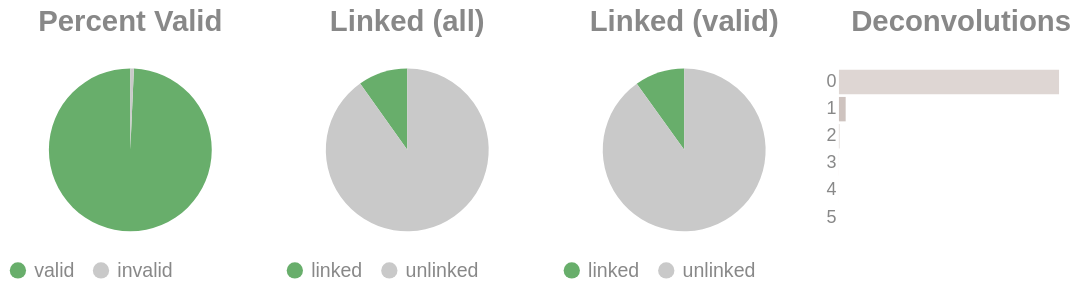

Write notebook code for a chart like this one.
### Code cell
if SKIPLR:
    pass
else:
    clash = Counter()
    for i in valids['molecule'].to_list():
        _mol = i.split("-")
        if len(_mol) == 1:
            clash.update('0')
        else:
            clash.update(_mol[-1])

    _d = {"deconvolutions": [], 'count': []}
    for k,v in clash.items():
        _d['deconvolutions'].append(k)
        _d['count'].append(v)

    tot_valid = valids['reads'].sum()
    mask = valids['reads'] >= 2
    n_linked_reads = valids.filter(mask)['reads'].sum()
    if n_linked_reads == 0:
        print_html("No linked molecules (>=2 reads) were detected; skipping linked-only distributions.")
        SKIPLR = True
    else:
        perc_valid = round(tot_valid / n_reads, 4)
        linked_perc_abs = round(n_linked_reads / n_reads, 4)
        linked_perc = round(n_linked_reads / tot_valid, 4)

    _valid = pl.DataFrame({"valids": ['valid', 'invalid'], "count": [tot_valid, n_reads - tot_valid]})
    _linked_abs = pl.DataFrame({"linked (absolute)": ['linked', 'unlinked'], "count": [n_linked_reads, n_reads - n_linked_reads]})
    _linked_rel = pl.DataFrame({"linked (valids)": ['linked', 'unlinked'], "count": [n_linked_reads, tot_valid - n_linked_reads]})

    (
        alt.hconcat(
            piechart(_valid, goodval = 'valid', title = "Percent Valid"),
            piechart(_linked_abs, goodval = "linked", title =  "Linked (all)"),
            piechart(_linked_rel, goodval = "linked", title =  "Linked (valid)"),
            convolutionbar(pl.DataFrame(_d), title = "Deconvolutions"),
            center = True,
            bounds = 'flush'
        )
        .resolve_scale(color='independent')
        .resolve_legend('independent')
        .properties(usermeta={'embedOptions': {"actions": False}})
    ).display()

### Figure 1 — Vega-Lite specification as saved in the notebook (floating-point values rounded to 4 significant figures)
{"width": "container", "height": 400, "config": {"title": {"anchor": "start", "dy": -15, "fontSize": 18, "color": "#888888", "subtitleColor": "#888888", "subtitleFontSize": 14}, "arc": {"fill": "#0072B2"}, "axis": {"domainColor": "#888888", "domainWidth": 0.5, "gridWidth": 0.2, "grid": false, "titleFontWeight": 400, "titleFontSize": 15, "labelFontSize": 11, "labelColor": "#888888", "tickColor": "#888888", "tickWidth": 0.2, "titleColor": "#888888"}, "axisBand": {"grid": false}, "axisX": {"grid": true, "tickSize": 10, "domainCap": "round"}, "axisY": {"domain": false, "grid": true, "tickSize": 0, "domainCap": "round"}, "background": "transparent", "header": {"labelFontSize": 15, "labelColor": "#888888", "titleFontSize": 15, "titleFontWeight": 600, "titleColor": "#888888"}, "legend": {"labelFont": "sans-serif", "labelFontSize": 12, "labelColor": "#888888", "symbolSize": 100, "symbolType": "circle", "titleFontSize": 12, "titlePadding": 10, "titleColor": "#888888", "title": null}, "range": {"category": ["#E69F00", "#56B4E9", "#009E73", "#F0E442", "#0072B2", "#D55E00", "#CC79A7", "#000000"], "diverging": ["#cfe8f3", "#a2d4ec", "#73bfe2", "#46abdb", "#1696d2", "#12719e"]}, "area": {"fill": "#0072B2", "fillOpacity": 0.7, "line": true, "strokeOpacity": 0.7}, "line": {"color": "#0072B2", "stroke": "#0072B2", "strokeWidth": 2}, "trail": {"color": "#0072B2", "stroke": "#0072B2", "strokeWidth": 0, "size": 1}, "point": {"filled": true, "fillOpacity": 1.0, "size": 95}, "text": {"color": "#888888", "fontSize": 11, "align": "right", "fontWeight": 400, "size": 11}, "bar": {"fill": "#0072B2", "stroke": null}, "view": {"stroke": null, "continuousWidth": 660, "continuousHeight": 400}}, "hconcat": [{"data": {"name": "data-34ee2e96fc7a722972096dd6da270a7e"}, "mark": {"type": "arc"}, "encoding": {"color": {"field": "valids", "legend": {"orient": "bottom", "title": null}, "scale": {"domain": ["valid", "invalid"], "range": ["#68ae6b", "#C9C9C9"]}, "title": "Valids", "type": "nominal"}, "theta": {"field": "count", "type": "quantitative"}, "tooltip": [{"field": "valids", "title": "Valids", "type": "ordinal"}, {"field": "percent", "format": ".2%", "title": "Percent", "type": "quantitative"}, {"field": "count", "title": "Count", "type": "quantitative"}]}, "height": 100, "title": {"text": "Percent Valid", "align": "center", "anchor": "middle"}, "transform": [{"calculate": "datum.count / 4451406", "as": "percent"}], "width": 150}, {"data": {"name": "data-04b2dea60d3179f68f2965d3d6156f4d"}, "mark": {"type": "arc"}, "encoding": {"color": {"field": "linked (absolute)", "legend": {"orient": "bottom", "title": null}, "scale": {"domain": ["linked", "unlinked"], "range": ["#68ae6b", "#C9C9C9"]}, "title": "Linked (Absolute)", "type": "nominal"}, "theta": {"field": "count", "type": "quantitative"}, "tooltip": [{"field": "linked (absolute)", "title": "Linked (Absolute)", "type": "ordinal"}, {"field": "percent", "format": ".2%", "title": "Percent", "type": "quantitative"}, {"field": "count", "title": "Count", "type": "quantitative"}]}, "height": 100, "title": {"text": "Linked (all)", "align": "center", "anchor": "middle"}, "transform": [{"calculate": "datum.count / 4451406", "as": "percent"}], "width": 150}, {"data": {"name": "data-a956a0a3ef519008334a578940f82cd9"}, "mark": {"type": "arc"}, "encoding": {"color": {"field": "linked (valids)", "legend": {"orient": "bottom", "title": null}, "scale": {"domain": ["linked", "unlinked"], "range": ["#68ae6b", "#C9C9C9"]}, "title": "Linked (Valids)", "type": "nominal"}, "theta": {"field": "count", "type": "quantitative"}, "tooltip": [{"field": "linked (valids)", "title": "Linked (Valids)", "type": "ordinal"}, {"field": "percent", "format": ".2%", "title": "Percent", "type": "quantitative"}, {"field": "count", "title": "Count", "type": "quantitative"}]}, "height": 100, "title": {"text": "Linked (valid)", "align": "center", "anchor": "middle"}, "transform": [{"calculate": "datum.count / 4420117", "as": "percent"}], "width": 150}, {"data": {"name": "data-3c5124e0419b87d7fa49cc49c6b64358"}, "mark": {"type": "bar"}, "encoding": {"color": {"field": "deconvolutions", "legend": null, "scale": {"scheme": "lightgreyred"}, "type": "nominal"}, "tooltip": [{"field": "deconvolutions", "title": "Deconvolutions", "type": "ordinal"}, {"field": "percent", "format": ".2%", "title": "Percent", "type": "quantitative"}, {"field": "count", "title": "Count", "type": "quantitative"}], "x": {"axis": null, "field": "count", "type": "quantitative"}, "y": {"field": "deconvolutions", "sort": "ascending", "title": null, "type": "nominal"}}, "height": 100, "title": {"text": "Deconvolutions", "align": "center", "anchor": "middle"}, "transform": [{"calculate": "datum.count / 4184932", "as": "percent"}], "width": 150}], "bounds": "flush", "center": true, "resolve": {"legend": {"angle": "independent"}, "scale": {"color": "independent"}}, "usermeta": {"embedOptions": {"actions": false}}, "$schema": "https://vega.github.io/schema/vega-lite/v6.1.0.json", "datasets": {"data-34ee2e96fc7a722972096dd6da270a7e": [{"valids": "valid", "count": 4420117}, {"valids": "invalid", "count": 31289}], "data-04b2dea60d3179f68f2965d3d6156f4d": [{"linked (absolute)": "linked", "count": 437257}, {"linked (absolute)": "unlinked", "count": 4014149}], "data-a956a0a3ef519008334a578940f82cd9": [{"linked (valids)": "linked", "count": 437257}, {"linked (valids)": "unlinked", "count": 3982860}], "data-3c5124e0419b87d7fa49cc49c6b64358": [{"deconvolutions": "0", "count": 4053774}, {"deconvolutions": "1", "count": 123976}, {"deconvolutions": "2", "count": 6659}, {"deconvolutions": "3", "count": 469}, {"deconvolutions": "4", "count": 51}, {"deconvolutions": "5", "count": 3}]}}
